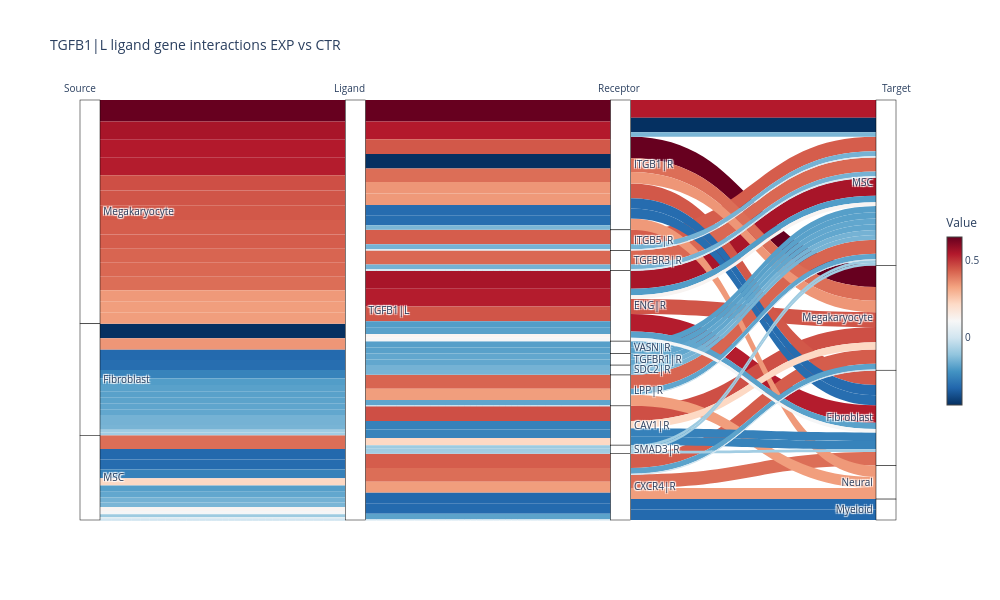

Here is the notebook cell this chart was saved with:
### Markdown cell above
## Follow-up Analysis

Since we got a first impression of the data with the previous results, we can further deepen the analysis. For example, we had TGFB1 in Megakaryocytes, ITGB1 in Megakaryocytes, Fibroblasts and MSCs and CXCR4 in Megakaryocytes and Myeloid cells as interesting genes. With pyCrossTalkeR, we can look even more closely at the interactions involving these genes using Sankey plots. There are two ways to do this. First, we can regenerate the report again, this time passing a list of genes of interest:

### Code cell
ctpl.plot_sankey(data['tables']['EXP_x_CTR'], target = "TGFB1|L", plt_name = "TGFB1 ligand gene interactions EXP vs CTR", threshold = 50)

### Figure 1 — Plotly figure (JSON) as saved in the notebook; plotly's stock layout.template omitted (floating-point values rounded to 4 significant figures; data arrays with more than 128 entries replaced by an {"elided": "..."} marker saying what was removed)
{"data": [{"link": {"color": {"elided": "141 str values"}, "source": {"elided": "141 int values"}, "target": {"elided": "141 int values"}, "value": {"elided": "141 float values"}}, "node": {"color": "white", "label": {"elided": "188 str values"}, "line": {"color": "black", "width": 0.5}, "pad": 0, "thickness": 20}, "type": "sankey"}, {"hoverinfo": "none", "marker": {"cmax": 0.6536, "cmin": -0.437, "colorbar": {"len": 0.5, "thickness": 15, "title": {"text": "Value"}, "x": 1.05, "xref": "paper"}, "colorscale": [[0, "rgb(5,48,97)"], [0.1, "rgb(33,102,172)"], [0.2, "rgb(67,147,195)"], [0.3, "rgb(146,197,222)"], [0.4, "rgb(209,229,240)"], [0.5, "rgb(247,247,247)"], [0.6, "rgb(253,219,199)"], [0.7, "rgb(244,165,130)"], [0.8, "rgb(214,96,77)"], [0.9, "rgb(178,24,43)"], [1, "rgb(103,0,31)"]]}, "mode": "markers", "type": "scatter", "x": [null], "y": [null]}], "layout": {"annotations": [{"font": {"size": 10}, "showarrow": false, "text": "Source", "x": 0, "y": 1.05, "yref": "paper"}, {"font": {"size": 10}, "showarrow": false, "text": "Ligand", "x": 0.33, "y": 1.05, "yref": "paper"}, {"font": {"size": 10}, "showarrow": false, "text": "Receptor", "x": 0.66, "y": 1.05, "yref": "paper"}, {"font": {"size": 10}, "showarrow": false, "text": "Target", "x": 1, "y": 1.05, "yref": "paper"}], "font": {"size": 10}, "height": 600, "plot_bgcolor": "white", "title": {"text": "TGFB1|L ligand gene interactions EXP vs CTR"}, "width": 1000, "xaxis": {"range": [0, 1], "showgrid": false, "showticklabels": false, "zeroline": false}, "yaxis": {"range": [0, 1], "showgrid": false, "showticklabels": false, "zeroline": false}}}
